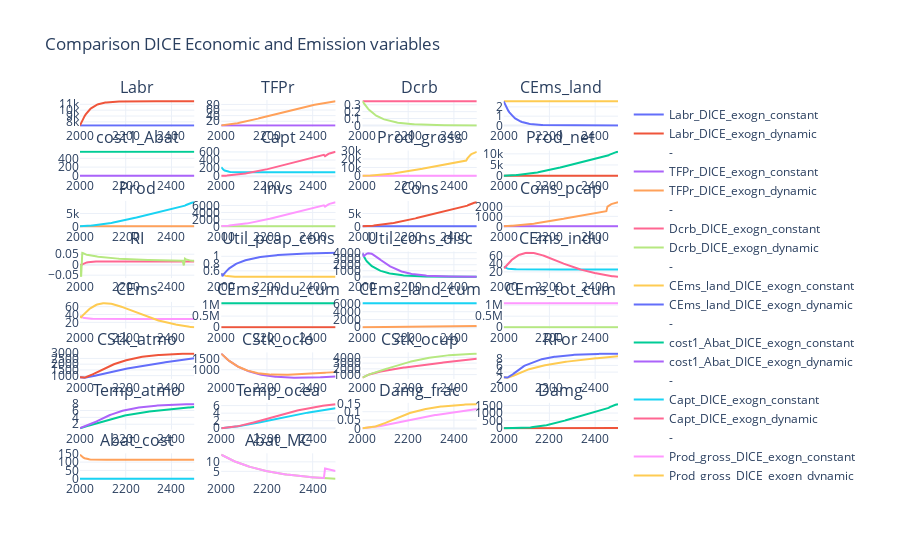
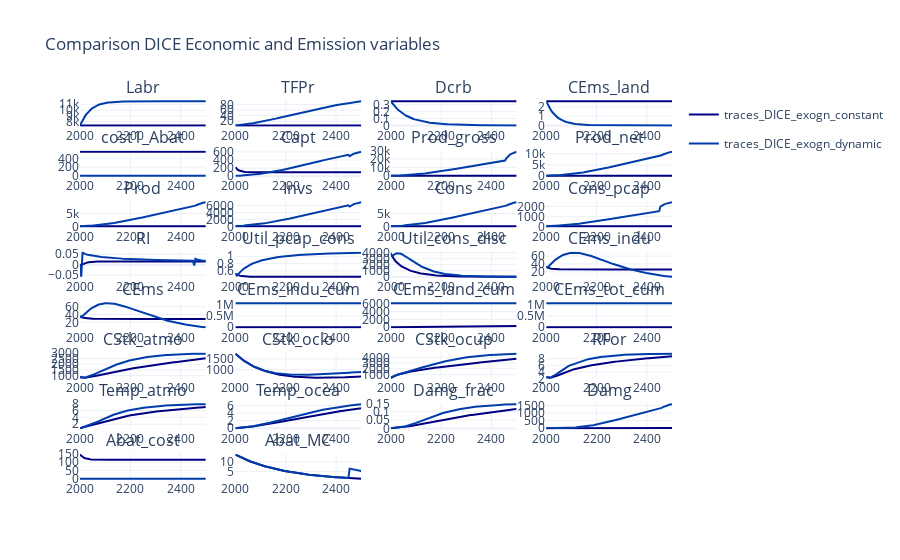

Notebook code for these charts, in order:
### Code cell
def plot_comparison(output_dir_name = 'output', title = 'DICE Economic and Emission variables', n_columns: int = 4, fig_indv_show: bool = False, fig_comp_show: bool = True):
    TT = np.linspace(2000, 2500, 100, dtype=np.int32)
    os.makedirs('plots/', exist_ok=True)

    # get all model results in output directory + cosncatenate to 1 df
    result_df_paths = sorted(glob.glob(f'{output_dir_name}/*results_df.csv'))
    
    mod_comp_list = []
    for path in result_df_paths:
        df = pd.read_csv(path)
        mod_comp_list.append(df)

    mod_comp_df = pd.concat(mod_comp_list, axis=0)


    # model individual plots ------------------------------
    cols_to_plot = [col for col in mod_comp_df.columns if col not in ['scen_name', 't', 't_year']]
    n_rows = len(cols_to_plot) // n_columns + 1 if len(cols_to_plot) % n_columns != 0 else len(cols_to_plot) // n_columns

    for scen in mod_comp_df['scen_name'].unique():

        fig = make_subplots(rows=n_rows, cols=n_columns, subplot_titles=cols_to_plot)
        for i, col_plot in enumerate(cols_to_plot):
            row = i // n_columns + 1
            col = i % n_columns + 1
            fig.add_trace(go.Scatter(x=TT,
                                    y=mod_comp_df.loc[mod_comp_df['scen_name'] == scen, col_plot].values,
                                    mode='lines', name=col_plot), row=row, col=col)

        fig.update_layout(title_text=f"{title} ({scen})", template='plotly_white', showlegend=False)
        fig.write_html(f'plots/{scen}.html')
        fig.show() if fig_indv_show else None


    # model comparison plot ------------------------------
    color_scale = px.colors.sequential.Jet
    fig_comp               = make_subplots(rows=n_rows, cols=n_columns, subplot_titles=cols_to_plot)
    fig_comp_scen_legend   = make_subplots(rows=n_rows, cols=n_columns, subplot_titles=cols_to_plot)
    for i, col_plot in enumerate(cols_to_plot):
        for j, scen in enumerate(mod_comp_df['scen_name'].unique()):
            row = i // n_columns + 1
            col = i % n_columns + 1
            scen_color = color_scale[j % len(color_scale)]

            fig_comp.add_trace(go.Scatter(x=TT,
                                                y=mod_comp_df.loc[mod_comp_df['scen_name'] == scen, col_plot].values,
                                                mode='lines',
                                                name=f'{col_plot}_{scen}',
                                                # legendgroup=f'{scen}',
                                                ), row=row, col=col)
            showlegend_TF = True if i == 0 else False
            fig_comp_scen_legend.add_trace(go.Scatter(x=TT,
                                                y=mod_comp_df.loc[mod_comp_df['scen_name'] == scen, col_plot].values,
                                                mode='lines',
                                                line = dict(color = scen_color),
                                                name=f'traces_{scen}',
                                                legendgroup=f'{scen}',
                                                showlegend = showlegend_TF,
                                                ), row=row, col=col)
        fig_comp.add_trace(go.Scatter(x=[None,],
                                            y=[None,],
                                            mode='lines', name='-', opacity=0), row=row, col=col)


    fig_comp.update_layout(title_text=f"Comparison {title}", template='plotly_white', showlegend=True)
    fig_comp.write_html('plots/DICE_comparison.html')
    fig_comp_scen_legend.update_layout(title_text=f"Comparison {title}", template='plotly_white', showlegend=True)
    fig_comp_scen_legend.write_html('plots/DICE_comparison_simple_legend.html')

    fig_comp.show() if fig_comp_show else None
    fig_comp_scen_legend.show() if fig_comp_show else None


plot_comparison()  # <.5.>
